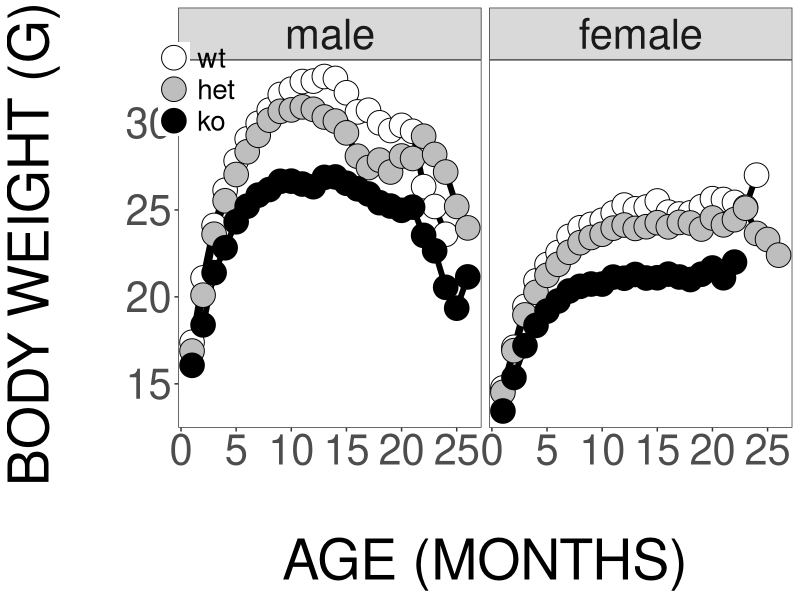
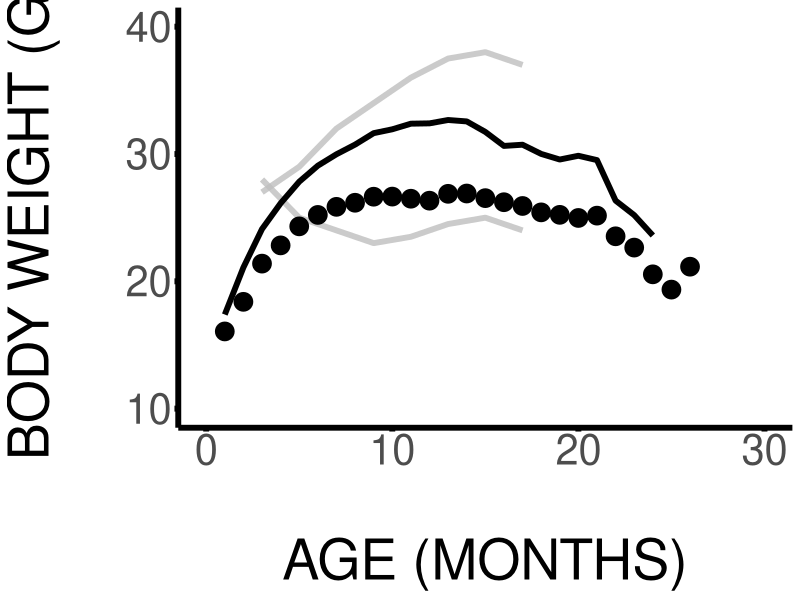
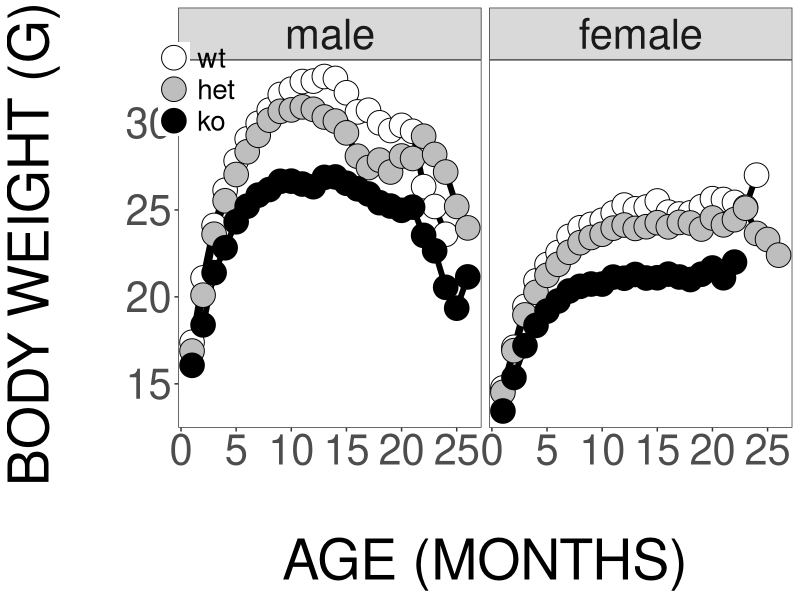
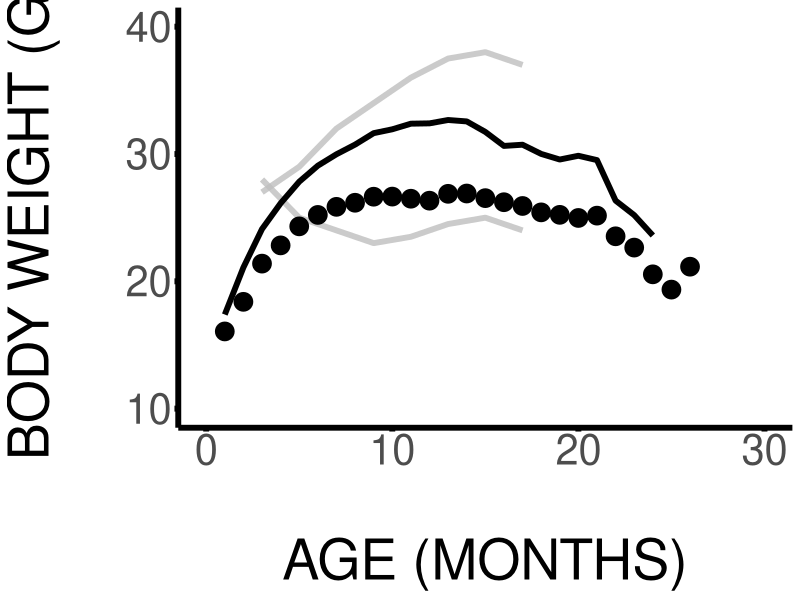

Reproduce these figures in R, in order.
library(tidyverse)
library(lubridate)

### read master weight file into R
weights <- read_csv("share_weight.csv")

### Gather the data from columns into a single row for tidy data
wt_gather <- weights %>% 
    gather(date, weight, 5:117)

### Convert the dates into machine-readable month-day-year dates
wt_gather$date <- mdy(wt_gather$date)
wt_gather$DOB <- mdy(wt_gather$DOB)

### Calculate the difference in days between the date of birth (DOB)
### and the specific date the weight was taken
### convert weight to numeric instead of character
wt_age <- wt_gather %>% 
  mutate(age_wt = date - DOB,
         weight = as.numeric(weight)) %>% 
  filter(age_wt > 0)

#wt_age$weight <- as.numeric(wt_age$weight)

### create a vector and then bin
age_vec <- wt_age$age_wt

bin_x <- seq(0, 1530, 30)

bin_vec <- .bincode(age_vec, bin_x, TRUE, TRUE)

wt_age["bin"] <- bin_vec

### start the summarize pipe, exclude unknown genotypes, NA weights or outliers (> 55)
### group by SEX, GENOTYPE, and by the age in days then calc the mean

wt_sum <- wt_age %>% 
    filter(GENOTYPE != "NA", GENOTYPE != "?", weight != "NA", weight < 55) %>%
    mutate(SEX = factor(SEX, levels = c("male", "female")),
           GENOTYPE = factor(GENOTYPE, levels = c("wt", "het", "ko"))) %>% 
    group_by(SEX, GENOTYPE, bin) %>% 
    summarise(n = n(), 
              weight = mean(weight, na.rm = T))

### view the end results
wt_sum

### Faceted graph by genotype and sex
(g1 <- ggplot(data = wt_sum, aes(x = bin, y = weight, fill = GENOTYPE, group = GENOTYPE)) + 
        geom_line(size = 2) +
        geom_point(shape = 21, size = 8, color = "black") + 
        #geom_smooth(alpha = .5, size = 1.5) + 
        facet_grid(~SEX) + 
        scale_x_continuous(breaks = c(0, 5, 10, 15, 20, 25, 30)) +
        theme_bw() +
        scale_fill_manual(values = c("white", "grey", "black")) +
        theme(legend.position = c(0.03, .92),
              legend.title = element_blank(),
              axis.title = element_text(size = 40),
              legend.background = element_blank(),
              panel.grid.major = element_blank(), 
              panel.grid.minor = element_blank(),
              axis.text = element_text(size = 30),
              legend.text = element_text(size = 20),
              strip.text.x = element_text(size = 30)) +
        labs(x = "\nAGE (MONTHS)", 
             y = "BODY WEIGHT (G)\n"))

### save the plot
ggsave("weight_age.png", g1, width = 20, height = 10, units = "in", dpi = 600)

### Faceted graph by genotype and sex

head(wt_sum)

# recreating a dataset from a graph
forster <- tribble(
    ~SEX,  ~bin,  ~GENOTYPE,  ~weight,  
    "male",   3 , "wt",   27,
    "male",   5 , "wt",   29,
    "male",   7,  "wt",   32,
    "male",   9, "wt",    34,
    "male",   11, "wt",   36,
    "male",   13, "wt",   37.5,
    "male",   15, "wt",   38,
    "male",   17 , "wt",  37,
    "male",   3 , "ko",   28,
    "male",   5 , "ko",   25,
    "male",   7, "ko",    24,    
    "male",   9, "ko",    23,
    "male",   11, "ko",   23.5,
    "male",   13, "ko",   24.5,
    "male",   15, "ko",   25,
    "male",   17 , "ko",  24
)

forster <- forster %>% 
    mutate(SEX = factor(SEX),
           GENOTYPE = factor(GENOTYPE, levels = c("wt", "ko")))

(g2 <- ggplot() + 
        geom_line(data = forster, 
                  aes(x = bin, y = weight, group = GENOTYPE), 
                  size = 2, color = "grey", alpha = 0.8) +
        geom_line(data = filter(wt_sum, SEX == "male" & GENOTYPE == "wt"), 
                  aes(x = bin, y = weight), 
                  size = 2, color = "black") +
        geom_point(data = filter(wt_sum, SEX == "male" & GENOTYPE == "ko"), 
                   aes(x = bin, y = weight), 
                   size = 6, color = "black") + 
        #scale_x_continuous(breaks = c(0, 5, 10, 15, 20, 25, 30, 35, 40)) +
        theme_minimal() +
        scale_fill_manual(values = c("white", "grey", "black")) +
        theme(legend.position = c(0.03, .92),
              legend.title = element_blank(),
              axis.title = element_text(size = 40),
              legend.background = element_blank(),
              panel.grid.major = element_blank(), 
              panel.grid.minor = element_blank(),
              panel.background = element_blank(),
              axis.text = element_text(size = 30),
              legend.text = element_text(size = 20),
              strip.text.x = element_text(size = 30),
              axis.line = element_line(colour = 'black', size = 2),
              axis.ticks = element_line(colour = "black", size = 2)
              ) +
        labs(x = "\nAGE (MONTHS)", 
             y = "BODY WEIGHT (G)\n") +
        ylim(10, 40) +
        xlim(0, 30)
    )

# unused code for making transparent graphs
#png('wt_gt.png',width=1000,height=1000,units="px",bg = "transparent")
#print(g2)
#dev.off()
#panel.background = element_rect(fill = "transparent",colour = NA),
#plot.background = element_rect(fill = "transparent",colour = NA)

### save the plot at high resolution
ggsave("weight_genotype.png", g2, width = 10, height = 10, units = "in", dpi = 600)


###  Save table to CSV file
#write.csv(wt_age, "wt_age.csv")
